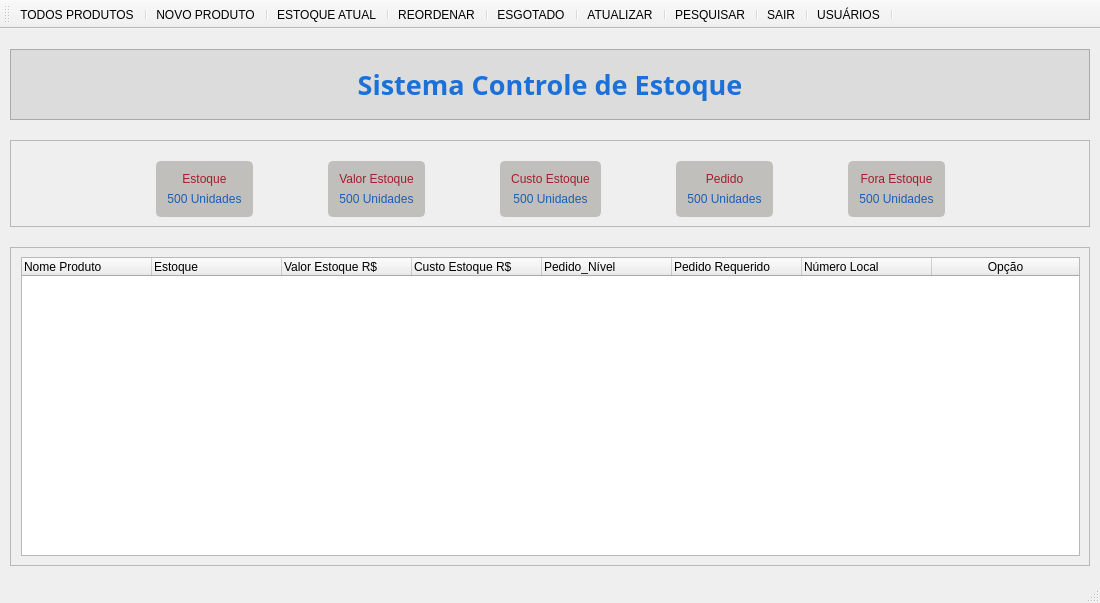
<?xml version="1.0" encoding="UTF-8"?>
<ui version="4.0">
 <class>MainWindow</class>
 <widget class="QMainWindow" name="MainWindow">
  <property name="geometry">
   <rect>
    <x>0</x>
    <y>0</y>
    <width>1100</width>
    <height>603</height>
   </rect>
  </property>
  <property name="windowTitle">
   <string>MainWindow</string>
  </property>
  <property name="styleSheet">
   <string notr="true"/>
  </property>
  <property name="iconSize">
   <size>
    <width>30</width>
    <height>30</height>
   </size>
  </property>
  <property name="toolButtonStyle">
   <enum>Qt::ToolButtonTextUnderIcon</enum>
  </property>
  <widget class="QWidget" name="centralwidget">
   <property name="styleSheet">
    <string notr="true"/>
   </property>
   <layout class="QVBoxLayout" name="verticalLayout">
    <property name="spacing">
     <number>20</number>
    </property>
    <property name="leftMargin">
     <number>10</number>
    </property>
    <property name="topMargin">
     <number>20</number>
    </property>
    <property name="rightMargin">
     <number>10</number>
    </property>
    <property name="bottomMargin">
     <number>15</number>
    </property>
    <item>
     <widget class="QFrame" name="frame_2">
      <property name="styleSheet">
       <string notr="true">background-color: rgb(220, 220, 220);</string>
      </property>
      <property name="frameShape">
       <enum>QFrame::StyledPanel</enum>
      </property>
      <property name="frameShadow">
       <enum>QFrame::Raised</enum>
      </property>
      <layout class="QHBoxLayout" name="horizontalLayout_2">
       <property name="leftMargin">
        <number>20</number>
       </property>
       <property name="rightMargin">
        <number>20</number>
       </property>
       <property name="bottomMargin">
        <number>10</number>
       </property>
       <item>
        <widget class="QLabel" name="label">
         <property name="minimumSize">
          <size>
           <width>0</width>
           <height>50</height>
          </size>
         </property>
         <property name="maximumSize">
          <size>
           <width>16777215</width>
           <height>50</height>
          </size>
         </property>
         <property name="font">
          <font>
           <family>Ubuntu Sans</family>
           <pointsize>20</pointsize>
           <italic>false</italic>
           <bold>true</bold>
          </font>
         </property>
         <property name="styleSheet">
          <string notr="true">font: 600 20pt &quot;Ubuntu Sans&quot;;
color: rgb(28, 113, 216);</string>
         </property>
         <property name="text">
          <string>Sistema Controle de Estoque</string>
         </property>
         <property name="alignment">
          <set>Qt::AlignCenter</set>
         </property>
        </widget>
       </item>
      </layout>
     </widget>
    </item>
    <item>
     <widget class="QFrame" name="frame">
      <property name="frameShape">
       <enum>QFrame::StyledPanel</enum>
      </property>
      <property name="frameShadow">
       <enum>QFrame::Raised</enum>
      </property>
      <layout class="QHBoxLayout" name="horizontalLayout">
       <property name="spacing">
        <number>75</number>
       </property>
       <property name="topMargin">
        <number>20</number>
       </property>
       <item>
        <spacer name="horizontalSpacer">
         <property name="orientation">
          <enum>Qt::Horizontal</enum>
         </property>
         <property name="sizeHint" stdset="0">
          <size>
           <width>165</width>
           <height>20</height>
          </size>
         </property>
        </spacer>
       </item>
       <item>
        <widget class="QFrame" name="frame_5">
         <property name="styleSheet">
          <string notr="true">border-color: rgb(192, 191, 188);
border-style: solid;
border-width: 2px;
border-radius: 5px;
background-color: rgb(192, 191, 188);</string>
         </property>
         <property name="frameShape">
          <enum>QFrame::StyledPanel</enum>
         </property>
         <property name="frameShadow">
          <enum>QFrame::Raised</enum>
         </property>
         <layout class="QVBoxLayout" name="verticalLayout_2">
          <item>
           <widget class="QLabel" name="label_4">
            <property name="styleSheet">
             <string notr="true">color: rgb(165, 29, 45);
font: 600 10pt &quot;Ubuntu Sans&quot;;
border: None;</string>
            </property>
            <property name="text">
             <string>Estoque</string>
            </property>
            <property name="alignment">
             <set>Qt::AlignCenter</set>
            </property>
           </widget>
          </item>
          <item>
           <widget class="QLabel" name="label_3">
            <property name="styleSheet">
             <string notr="true">border: None;
font: 600 10pt &quot;Ubuntu Sans&quot;;
color: rgb(26, 95, 180);</string>
            </property>
            <property name="text">
             <string>&lt;html&gt;&lt;head/&gt;&lt;body&gt;&lt;p&gt;&lt;span style=&quot; color:#1a5fb4;&quot;&gt;500 Unidades&lt;/span&gt;&lt;/p&gt;&lt;/body&gt;&lt;/html&gt;</string>
            </property>
            <property name="alignment">
             <set>Qt::AlignCenter</set>
            </property>
           </widget>
          </item>
         </layout>
        </widget>
       </item>
       <item>
        <widget class="QFrame" name="frame_6">
         <property name="styleSheet">
          <string notr="true">border-color: rgb(192, 191, 188);
background-color: rgb(192, 191, 188);
border-style: solid;
border-width: 2px;
border-radius: 5px;
</string>
         </property>
         <property name="frameShape">
          <enum>QFrame::StyledPanel</enum>
         </property>
         <property name="frameShadow">
          <enum>QFrame::Raised</enum>
         </property>
         <layout class="QVBoxLayout" name="verticalLayout_3">
          <item>
           <widget class="QLabel" name="label_6">
            <property name="styleSheet">
             <string notr="true">color: rgb(165, 29, 45);
font: 600 10pt &quot;Ubuntu Sans&quot;;
border: None;</string>
            </property>
            <property name="text">
             <string>Valor Estoque</string>
            </property>
            <property name="alignment">
             <set>Qt::AlignCenter</set>
            </property>
           </widget>
          </item>
          <item>
           <widget class="QLabel" name="label_5">
            <property name="styleSheet">
             <string notr="true">border: None;
font: 600 10pt &quot;Ubuntu Sans&quot;;
color: rgb(26, 95, 180);</string>
            </property>
            <property name="text">
             <string>500 Unidades</string>
            </property>
            <property name="alignment">
             <set>Qt::AlignCenter</set>
            </property>
           </widget>
          </item>
         </layout>
        </widget>
       </item>
       <item>
        <widget class="QFrame" name="frame_7">
         <property name="styleSheet">
          <string notr="true">border-color: rgb(192, 191, 188);
background-color: rgb(192, 191, 188);
border-style: solid;
border-width: 2px;
border-radius: 5px;
</string>
         </property>
         <property name="frameShape">
          <enum>QFrame::StyledPanel</enum>
         </property>
         <property name="frameShadow">
          <enum>QFrame::Raised</enum>
         </property>
         <layout class="QVBoxLayout" name="verticalLayout_4">
          <item>
           <widget class="QLabel" name="label_8">
            <property name="styleSheet">
             <string notr="true">color: rgb(165, 29, 45);
font: 600 10pt &quot;Ubuntu Sans&quot;;
border: None;</string>
            </property>
            <property name="text">
             <string>Custo Estoque</string>
            </property>
            <property name="alignment">
             <set>Qt::AlignCenter</set>
            </property>
           </widget>
          </item>
          <item>
           <widget class="QLabel" name="label_7">
            <property name="styleSheet">
             <string notr="true">border: None;
font: 600 10pt &quot;Ubuntu Sans&quot;;
color: rgb(26, 95, 180);</string>
            </property>
            <property name="text">
             <string>&lt;html&gt;&lt;head/&gt;&lt;body&gt;&lt;p&gt;&lt;span style=&quot; color:#1a5fb4;&quot;&gt;500 Unidades&lt;/span&gt;&lt;/p&gt;&lt;/body&gt;&lt;/html&gt;</string>
            </property>
            <property name="alignment">
             <set>Qt::AlignCenter</set>
            </property>
           </widget>
          </item>
         </layout>
        </widget>
       </item>
       <item>
        <widget class="QFrame" name="frame_8">
         <property name="styleSheet">
          <string notr="true">background-color: rgb(192, 191, 188);
border-color: rgb(192, 191, 188);
border-style: solid;
border-width: 2px;
border-radius: 5px;
</string>
         </property>
         <property name="frameShape">
          <enum>QFrame::StyledPanel</enum>
         </property>
         <property name="frameShadow">
          <enum>QFrame::Raised</enum>
         </property>
         <layout class="QVBoxLayout" name="verticalLayout_5">
          <item>
           <widget class="QLabel" name="label_10">
            <property name="styleSheet">
             <string notr="true">color: rgb(165, 29, 45);
font: 600 10pt &quot;Ubuntu Sans&quot;;
border: None;</string>
            </property>
            <property name="text">
             <string>Pedido</string>
            </property>
            <property name="alignment">
             <set>Qt::AlignCenter</set>
            </property>
           </widget>
          </item>
          <item>
           <widget class="QLabel" name="label_9">
            <property name="styleSheet">
             <string notr="true">border: None;
font: 600 10pt &quot;Ubuntu Sans&quot;;
color: rgb(26, 95, 180);</string>
            </property>
            <property name="text">
             <string>&lt;html&gt;&lt;head/&gt;&lt;body&gt;&lt;p&gt;&lt;span style=&quot; color:#1a5fb4;&quot;&gt;500 Unidades&lt;/span&gt;&lt;/p&gt;&lt;/body&gt;&lt;/html&gt;</string>
            </property>
            <property name="alignment">
             <set>Qt::AlignCenter</set>
            </property>
           </widget>
          </item>
         </layout>
        </widget>
       </item>
       <item>
        <widget class="QFrame" name="frame_9">
         <property name="styleSheet">
          <string notr="true">border-color: rgb(192, 191, 188);
background-color: rgb(192, 191, 188);
border-style: solid;
border-width: 2px;
border-radius: 5px;
</string>
         </property>
         <property name="frameShape">
          <enum>QFrame::StyledPanel</enum>
         </property>
         <property name="frameShadow">
          <enum>QFrame::Raised</enum>
         </property>
         <layout class="QVBoxLayout" name="verticalLayout_6">
          <item>
           <widget class="QLabel" name="label_12">
            <property name="styleSheet">
             <string notr="true">color: rgb(165, 29, 45);
font: 600 10pt &quot;Ubuntu Sans&quot;;
border: None;</string>
            </property>
            <property name="text">
             <string>Fora Estoque</string>
            </property>
            <property name="alignment">
             <set>Qt::AlignCenter</set>
            </property>
           </widget>
          </item>
          <item>
           <widget class="QLabel" name="label_11">
            <property name="styleSheet">
             <string notr="true">border: None;
font: 600 10pt &quot;Ubuntu Sans&quot;;
color: rgb(26, 95, 180);</string>
            </property>
            <property name="text">
             <string>&lt;html&gt;&lt;head/&gt;&lt;body&gt;&lt;p&gt;&lt;span style=&quot; color:#1a5fb4;&quot;&gt;500 Unidades&lt;/span&gt;&lt;/p&gt;&lt;/body&gt;&lt;/html&gt;</string>
            </property>
            <property name="alignment">
             <set>Qt::AlignCenter</set>
            </property>
           </widget>
          </item>
         </layout>
        </widget>
       </item>
       <item>
        <spacer name="horizontalSpacer_2">
         <property name="orientation">
          <enum>Qt::Horizontal</enum>
         </property>
         <property name="sizeHint" stdset="0">
          <size>
           <width>164</width>
           <height>20</height>
          </size>
         </property>
        </spacer>
       </item>
      </layout>
     </widget>
    </item>
    <item>
     <widget class="QFrame" name="frame_3">
      <property name="frameShape">
       <enum>QFrame::StyledPanel</enum>
      </property>
      <property name="frameShadow">
       <enum>QFrame::Raised</enum>
      </property>
      <layout class="QGridLayout" name="gridLayout">
       <property name="leftMargin">
        <number>10</number>
       </property>
       <item row="0" column="0">
        <widget class="QTableWidget" name="tableWidget">
         <attribute name="horizontalHeaderVisible">
          <bool>true</bool>
         </attribute>
         <attribute name="horizontalHeaderCascadingSectionResizes">
          <bool>false</bool>
         </attribute>
         <attribute name="horizontalHeaderMinimumSectionSize">
          <number>23</number>
         </attribute>
         <attribute name="horizontalHeaderDefaultSectionSize">
          <number>130</number>
         </attribute>
         <attribute name="horizontalHeaderHighlightSections">
          <bool>true</bool>
         </attribute>
         <attribute name="horizontalHeaderShowSortIndicator" stdset="0">
          <bool>true</bool>
         </attribute>
         <attribute name="horizontalHeaderStretchLastSection">
          <bool>true</bool>
         </attribute>
         <column>
          <property name="text">
           <string>Nome Produto</string>
          </property>
          <property name="textAlignment">
           <set>AlignLeading|AlignVCenter</set>
          </property>
         </column>
         <column>
          <property name="text">
           <string>Estoque</string>
          </property>
          <property name="textAlignment">
           <set>AlignLeading|AlignTop</set>
          </property>
         </column>
         <column>
          <property name="text">
           <string>Valor Estoque R$</string>
          </property>
          <property name="textAlignment">
           <set>AlignLeading|AlignVCenter</set>
          </property>
         </column>
         <column>
          <property name="text">
           <string>Custo Estoque R$</string>
          </property>
          <property name="textAlignment">
           <set>AlignLeading|AlignVCenter</set>
          </property>
         </column>
         <column>
          <property name="text">
           <string>Pedido_Nível</string>
          </property>
          <property name="textAlignment">
           <set>AlignLeading|AlignVCenter</set>
          </property>
         </column>
         <column>
          <property name="text">
           <string>Pedido Requerido</string>
          </property>
          <property name="textAlignment">
           <set>AlignLeading|AlignVCenter</set>
          </property>
         </column>
         <column>
          <property name="text">
           <string>Número Local</string>
          </property>
          <property name="textAlignment">
           <set>AlignLeading|AlignVCenter</set>
          </property>
         </column>
         <column>
          <property name="text">
           <string>Opção</string>
          </property>
         </column>
        </widget>
       </item>
      </layout>
     </widget>
    </item>
   </layout>
  </widget>
  <widget class="QMenuBar" name="menubar">
   <property name="geometry">
    <rect>
     <x>0</x>
     <y>0</y>
     <width>1100</width>
     <height>22</height>
    </rect>
   </property>
  </widget>
  <widget class="QStatusBar" name="statusbar"/>
  <widget class="QToolBar" name="toolBar">
   <property name="windowTitle">
    <string>toolBar</string>
   </property>
   <attribute name="toolBarArea">
    <enum>TopToolBarArea</enum>
   </attribute>
   <attribute name="toolBarBreak">
    <bool>false</bool>
   </attribute>
   <addaction name="actionTodos_Produtos"/>
   <addaction name="separator"/>
   <addaction name="actionNovo_Produto"/>
   <addaction name="separator"/>
   <addaction name="actionEstoque_atual"/>
   <addaction name="separator"/>
   <addaction name="actionReordenar"/>
   <addaction name="separator"/>
   <addaction name="actionFora_de_estoque"/>
   <addaction name="separator"/>
   <addaction name="actionAtualizar_Estoque"/>
   <addaction name="separator"/>
   <addaction name="actionPesquisar"/>
   <addaction name="separator"/>
   <addaction name="actionSair"/>
   <addaction name="separator"/>
   <addaction name="actionAdmin"/>
   <addaction name="separator"/>
  </widget>
  <action name="actionNovo_Produto">
   <property name="icon">
    <iconset>
     <normaloff>icon/novo.png</normaloff>icon/novo.png</iconset>
   </property>
   <property name="text">
    <string>NOVO PRODUTO</string>
   </property>
  </action>
  <action name="actionAtualizar_Estoque">
   <property name="icon">
    <iconset>
     <normaloff>icon/atualizar.png</normaloff>icon/atualizar.png</iconset>
   </property>
   <property name="text">
    <string>ATUALIZAR</string>
   </property>
  </action>
  <action name="actionPesquisar">
   <property name="icon">
    <iconset>
     <normaloff>icon/pesquisar.png</normaloff>icon/pesquisar.png</iconset>
   </property>
   <property name="text">
    <string>PESQUISAR</string>
   </property>
  </action>
  <action name="actionSair">
   <property name="icon">
    <iconset>
     <normaloff>icon/sair.png</normaloff>icon/sair.png</iconset>
   </property>
   <property name="text">
    <string>SAIR</string>
   </property>
  </action>
  <action name="actionTodos_Produtos">
   <property name="icon">
    <iconset>
     <normaloff>icon/produtos.png</normaloff>icon/produtos.png</iconset>
   </property>
   <property name="text">
    <string>TODOS PRODUTOS</string>
   </property>
  </action>
  <action name="actionEstoque_atual">
   <property name="icon">
    <iconset>
     <normaloff>icon/reordenar.png</normaloff>icon/reordenar.png</iconset>
   </property>
   <property name="text">
    <string>ESTOQUE ATUAL</string>
   </property>
  </action>
  <action name="actionReordenar">
   <property name="icon">
    <iconset>
     <normaloff>icon/estoque_atual.png</normaloff>icon/estoque_atual.png</iconset>
   </property>
   <property name="text">
    <string>REORDENAR</string>
   </property>
  </action>
  <action name="actionFora_de_estoque">
   <property name="icon">
    <iconset>
     <normaloff>icon/fora-de-estoque.png</normaloff>icon/fora-de-estoque.png</iconset>
   </property>
   <property name="text">
    <string>ESGOTADO</string>
   </property>
  </action>
  <action name="actionAdmin">
   <property name="icon">
    <iconset>
     <normaloff>icon/usuario.png</normaloff>icon/usuario.png</iconset>
   </property>
   <property name="text">
    <string>USUÁRIOS</string>
   </property>
  </action>
 </widget>
 <resources/>
 <connections/>
</ui>
